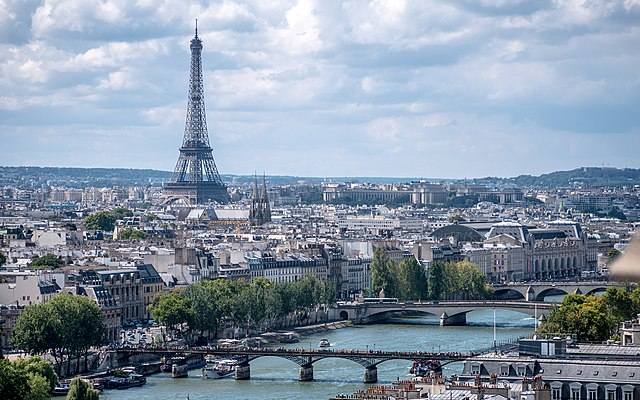
#> input picture przesuwanieObrazu/paris.jpg, 640 x 400 px
$ python zad2.py
#> lines starting #> are read from the running program, lines starting #| are printed output that depends on the picture
import cv2 as cv
import numpy as np

image = cv.imread('paris.jpg')
#> image is the input picture: shape (400, 640, 3); mean B, G, R 163.9, 147.5, 133.2

cv.imshow("Image", image)

M = np.float32([[1, 0, -20], [0, 1, -50]])
shifted = cv.warpAffine(image, M, (image.shape[1], image.shape[0]))
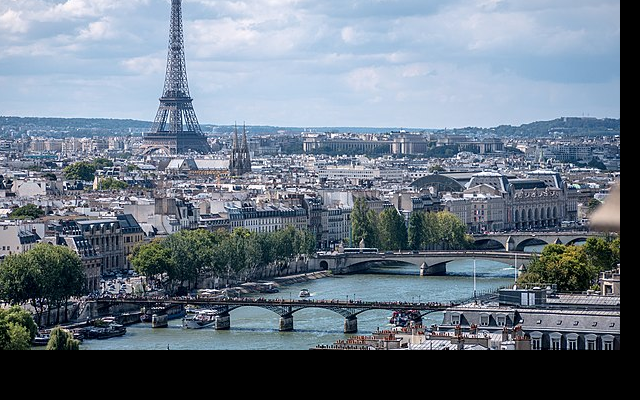
#> shifted: shape (400, 640, 3); mean B, G, R 131.8, 118.3, 106
cv.imshow("Shifted up and left", shifted)

cv.waitKey(0)
cv.destroyAllWindows()
